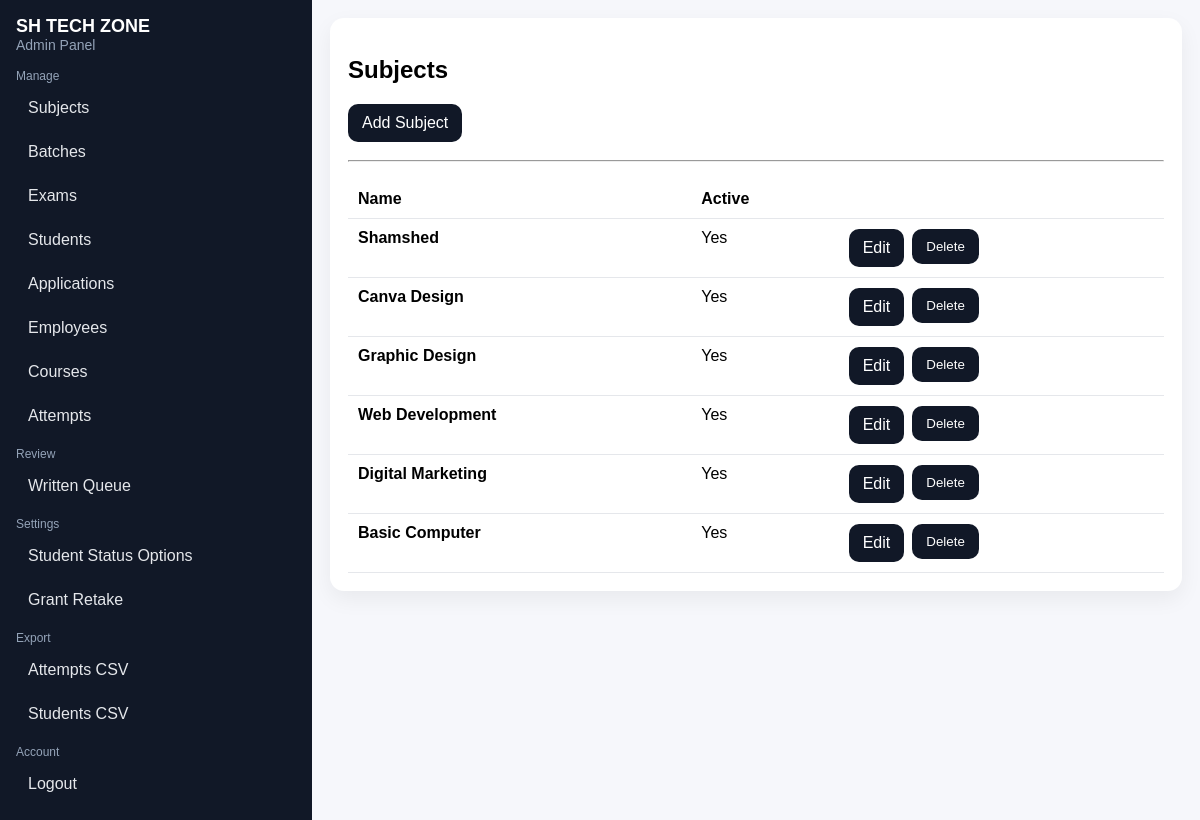
Screenshot of /admin/subjects (signed in) with the database file from the repository.
### tables this page shows
CREATE TABLE subjects (
        id INTEGER PRIMARY KEY AUTOINCREMENT,
        name TEXT UNIQUE NOT NULL,
        is_active INTEGER NOT NULL DEFAULT 1,
        image_path TEXT,
        description TEXT,
        created_at TEXT NOT NULL
    );

### app.py (the view)
@app.route("/admin/subjects")
@staff_required
def admin_subjects():
    conn = get_db()
    subjects = conn.execute("SELECT * FROM subjects ORDER BY id DESC").fetchall()
    conn.close()
    return render_template("admin/subjects.html", site_name=SITE_NAME, subjects=subjects)

### app.py (called while the page is built)
def get_db():
    conn = sqlite3.connect(DB_PATH)
    conn.row_factory = sqlite3.Row
    try:
        conn.execute("PRAGMA foreign_keys = ON")
    except Exception:
        pass
    return conn

def staff_required(fn):
    @wraps(fn)
    def wrapper(*args, **kwargs):
        if session.get("admin") or session.get("employee_id"):
            return fn(*args, **kwargs)
        return redirect(url_for("admin_login"))
    return wrapper

### templates/admin/subjects.html
{% extends "admin/base.html" %}
{% block content %}
  <h2>Subjects</h2>
  <a class="btn btn2" href="{{ url_for('admin_subject_add') }}">Add Subject</a>
  <hr style="margin:18px 0;"/>
  {% if subjects %}
    <table>
      <thead><tr><th>Name</th><th>Active</th><th></th></tr></thead>
      <tbody>
        {% for s in subjects %}
          <tr>
            <td><b>{{ s.name }}</b></td>
            <td>{{ "Yes" if s.is_active else "No" }}</td>
            <td style="display:flex; gap:8px; flex-wrap:wrap;">
              <a class="btn btn2" href="{{ url_for('admin_subject_edit', subject_id=s.id) }}">Edit</a>
              <form method="post" action="{{ url_for('admin_subject_delete', subject_id=s.id) }}" onsubmit="return confirm('Delete subject?');">
                <button class="btn btn3" type="submit">Delete</button>
              </form>
            </td>
          </tr>
        {% endfor %}
      </tbody>
    </table>
  {% else %}
    <p class="muted">No subjects.</p>
  {% endif %}
{% endblock %}

### templates/admin/base.html (style rules this page uses)
body { font-family: Arial, sans-serif; margin: 0; background: #f6f7fb; }
a.btn, button.btn { display:inline-block; padding: 10px 14px; border-radius: 10px; border: 0; text-decoration:none; background:#111827; color:#fff; cursor:pointer; }
.btn2 { background:#2563eb; }
.btn3 { background:#dc2626; }
table { width:100%; border-collapse: collapse; }
th, td { text-align:left; padding:10px; border-bottom: 1px solid #e5e7eb; vertical-align: top; }

### rows the page displays
subjects: name "Shamshed", is_active "Yes"
subjects: name "Canva Design", is_active "Yes"
subjects: name "Graphic Design", is_active "Yes"
subjects: name "Web Development", is_active "Yes"
subjects: name "Digital Marketing", is_active "Yes"
subjects: name "Basic Computer", is_active "Yes"

### other values shown
{{ site_name }} "SH TECH ZONE"
